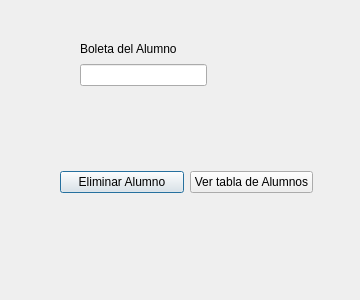
<?xml version="1.0" encoding="UTF-8"?>
<ui version="4.0">
 <class>Dialog</class>
 <widget class="QDialog" name="Dialog">
  <property name="geometry">
   <rect>
    <x>0</x>
    <y>0</y>
    <width>360</width>
    <height>300</height>
   </rect>
  </property>
  <property name="maximumSize">
   <size>
    <width>360</width>
    <height>300</height>
   </size>
  </property>
  <property name="windowTitle">
   <string>Borrar Alumnos</string>
  </property>
  <widget class="QWidget" name="layoutWidget">
   <property name="geometry">
    <rect>
     <x>80</x>
     <y>40</y>
     <width>127</width>
     <height>46</height>
    </rect>
   </property>
   <layout class="QVBoxLayout" name="verticalLayout">
    <item>
     <widget class="QLabel" name="label">
      <property name="text">
       <string>Boleta del Alumno</string>
      </property>
     </widget>
    </item>
    <item>
     <widget class="QLineEdit" name="Boleta"/>
    </item>
   </layout>
  </widget>
  <widget class="QWidget" name="layoutWidget">
   <property name="geometry">
    <rect>
     <x>60</x>
     <y>170</y>
     <width>253</width>
     <height>25</height>
    </rect>
   </property>
   <layout class="QHBoxLayout" name="horizontalLayout">
    <item>
     <widget class="QPushButton" name="Eliminar">
      <property name="text">
       <string>Eliminar Alumno</string>
      </property>
     </widget>
    </item>
    <item>
     <widget class="QPushButton" name="Ver">
      <property name="text">
       <string>Ver tabla de Alumnos</string>
      </property>
     </widget>
    </item>
   </layout>
  </widget>
 </widget>
 <resources/>
 <connections/>
</ui>
